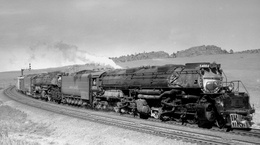
%> input picture Ex2/RV_Ex2_Task10/image_1.jpg, 260 x 145 px, shrunk from 1200 x 671 before the run
$ octave RV_Ex2_Task10.m   (GNU Octave 9; MATLAB toolbox functions it lacks are replaced by stand-ins)
%> lines starting %> are read from the running program, lines starting %| are printed output that depends on the picture; long printed decimals are rounded
% Clear Workspace
clc;
close all;
clear;

% Load Images
img_1 = imread('image_1.jpg');
%> img_1 is the input picture: size 145x260 uint8; min 0, max 248, mean 148.9
img_2 = imread('image_2.jpg');
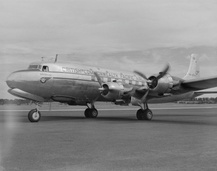
%> input picture Ex2/RV_Ex2_Task10/image_2.jpg, 217 x 171 px, shrunk from 1000 x 791 before the run
%> img_2 is the input picture: size 171x217x3 uint8; mean R, G, B 140.3, 140.3, 140.3
img_3 = imread('image_3.jpg');
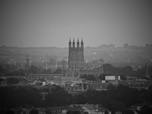
%> input picture Ex2/RV_Ex2_Task10/image_3.jpg, 152 x 114 px, shrunk from 700 x 525 before the run
%> img_3 is the input picture: size 114x152x3 uint8; min 3, max 174, mean 91.6
img_4 = imread('image_4.jpg');
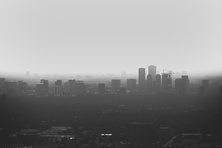
%> input picture Ex2/RV_Ex2_Task10/image_4.jpg, 222 x 148 px, shrunk from 1024 x 683 before the run
%> img_4 is the input picture: size 148x222x3 uint8; min 34, max 225, mean 141.6

% Show Results
show(img_1);
%> in lmax, `l = max(max(max(img)));`: l = 248
%> in lmin, `l = min(min(min(img)));`: l = 0
%> in k1, `k = (double(lmax(img)-lmin(img))/255);`: k = 0.973
%> after the loop in lavg, `for i=1:1:width`: l = 5614430
%> in lavg, `l=l/(width*height);`: l = 148.9
%> in k2, `k = (double(lmax(img)-lmin(img))/lavg(img));`: k = 1.67
%> in k3, `k = (double(lmax(img)-lmin(img))/double(lmax(img)+lmin(img)));`: k = 1
%> in k4, `l = double(lavg(img));`: l = 148.9
%> after the loop in k4, `for i=1:1:width`: k = 39860348
%> in k4, `k = 4/(65025*width*height)*k;`: k = 0.065
%| image: k1 = 0.9725, k2 = 1.665, k3 = 1.000, k4 = 0.06504
%| histeq: k1 = 1.000, k2 = 2.017, k3 = 1.000, k4 = 0.1747
fprintf('\n');
show(img_2);
%> in show (call 2), `qimg = histeq(img);`:
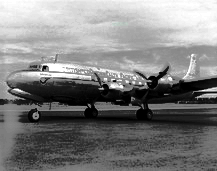
%> qimg: size 171x217x3 uint8; mean R, G, B 127, 127, 127
%| image: k1 = 0.9137, k2 = 1.660, k3 = 0.951, k4 = 0.05724
%| histeq: k1 = 1.000, k2 = 2.008, k3 = 1.000, k4 = 0.1733
fprintf('\n');
show(img_3);
%> in show (call 3), `qimg = histeq(img);`:
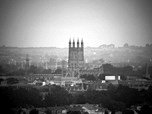
%> qimg: size 114x152x3 uint8; min 0, max 255, mean 126.4
%| image: k1 = 0.6706, k2 = 1.867, k3 = 0.9661, k4 = 0.05199
%| histeq: k1 = 1.000, k2 = 2.018, k3 = 1.000, k4 = 0.1737
fprintf('\n');
show(img_4);
%> in show (call 4), `qimg = histeq(img);`:
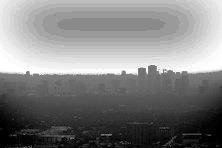
%> qimg: size 148x222x3 uint8; min 0, max 255, mean 128.3
%| image: k1 = 0.749, k2 = 1.349, k3 = 0.749, k4 = 0.1477
%| histeq: k1 = 1.000, k2 = 1.987, k3 = 1.000, k4 = 0.1771
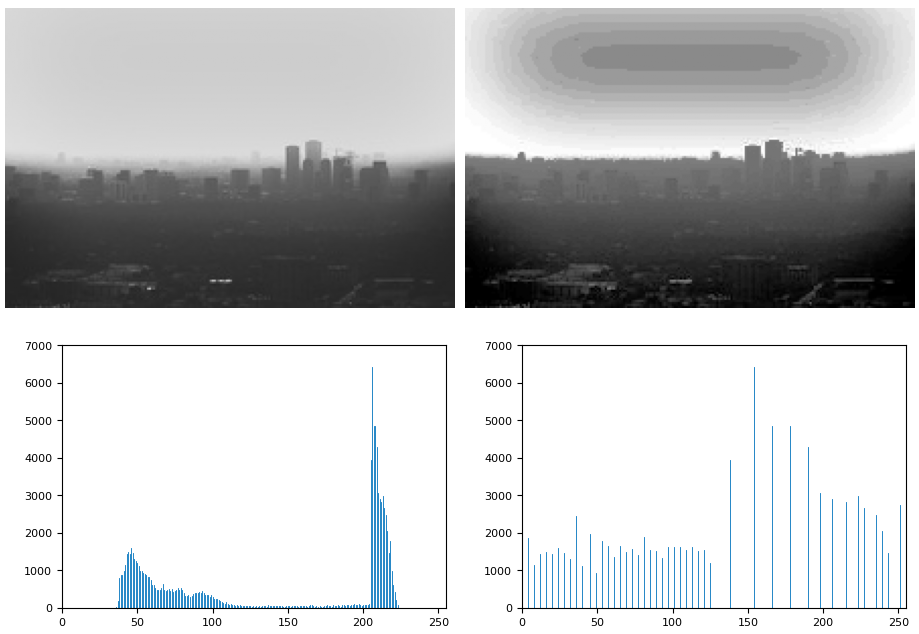
%> figure redrawn from the program's plot data, 4 panels

% Function
function l = lavg(img)
    [width, height, ~] = size(img);
    l = 0;
    for i=1:1:width
       for j=1:1:height
          l = l + double(img(i,j));
       end
    end
    l=l/(width*height);
end

function l = lmin(img)
    l = min(min(min(img)));
end

function l = lmax(img)
    l = max(max(max(img)));
end

function k = k1(img)
    k = (double(lmax(img)-lmin(img))/255);
end

function k = k2(img)
    k = (double(lmax(img)-lmin(img))/lavg(img));
end

function k = k3(img)
    k = (double(lmax(img)-lmin(img))/double(lmax(img)+lmin(img)));
end

function k = k4(img)
    [width, height, ~] = size(img);
    k = 0;
    l = double(lavg(img));
    for i=1:1:width
        for j=1:1:height
            k = k+double(img(i,j)-l).^2;
        end
    end
    k = 4/(65025*width*height)*k;
end

function show(img)
    qimg = histeq(img);
    fprintf('image: k1 = %f, k2 = %f, k3 = %f, k4 = %f\n',k1(img),k2(img),k3(img),k4(img));
    fprintf('histeq: k1 = %f, k2 = %f, k3 = %f, k4 = %f\n',k1(qimg),k2(qimg),k3(qimg),k4(qimg));

    figure;
    subplot(2,2,1), imshow(img);
    subplot(2,2,2), imshow(qimg);
    subplot(2,2,3), imhist(img);
    subplot(2,2,4), imhist(qimg);
end
